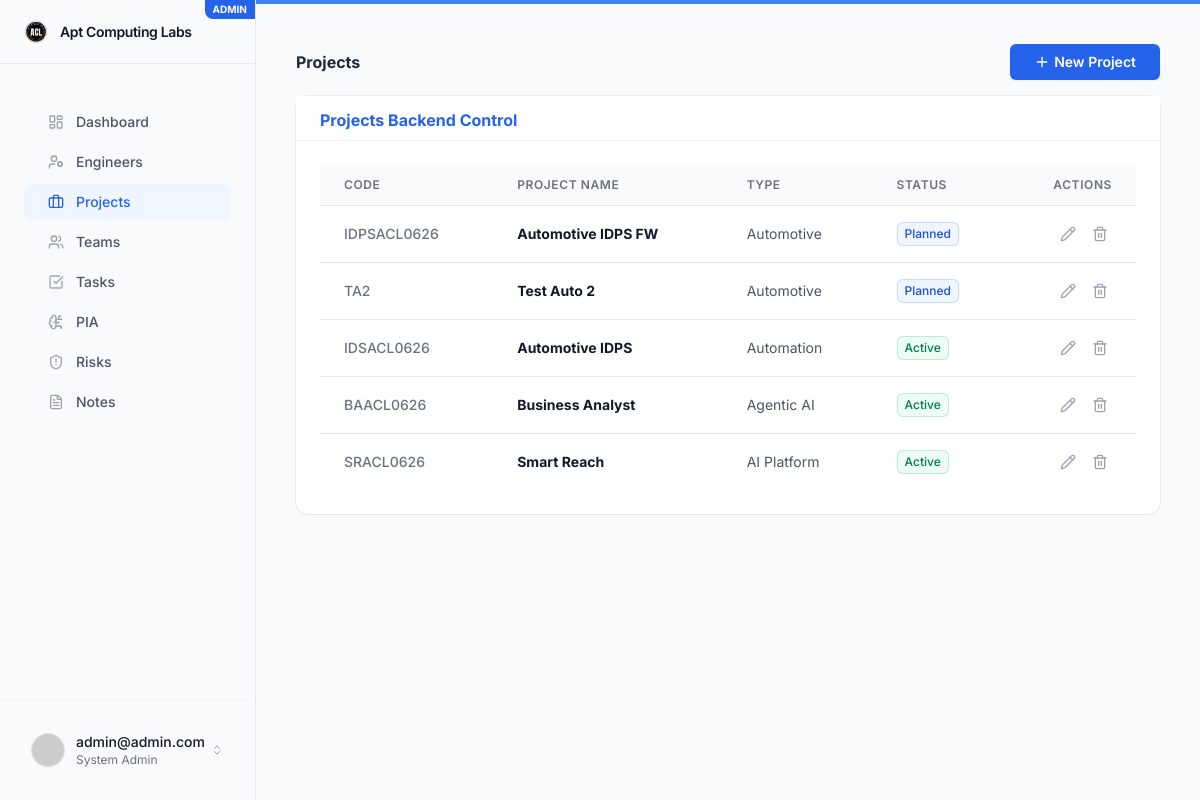
The page /projects/ (signed in) on the database as committed earlier.
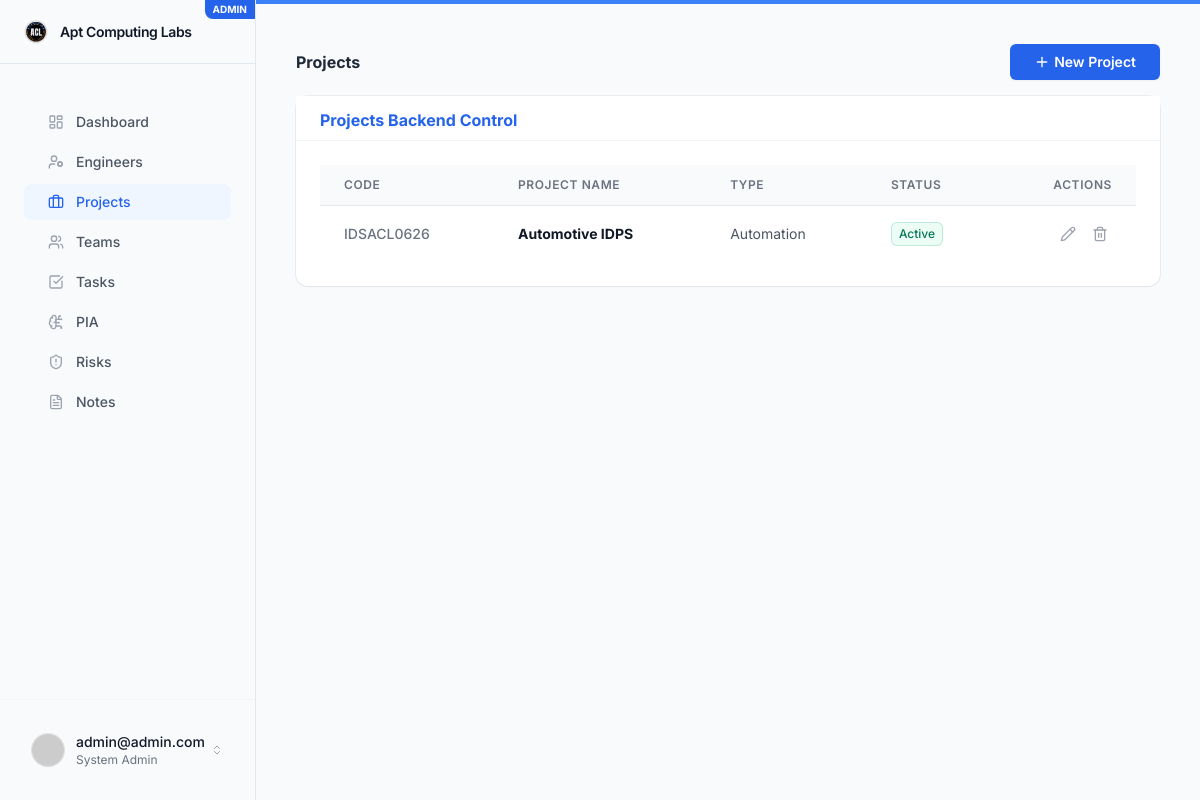
The same page on the database as committed later.
### projects/models.py (models this page shows, shortened)
class Project(BaseModel):
    PROJECT_TYPES = [
        ('AUTOMATION', 'Automation'),
        ('PRODUCT', 'Product Development'),
        ('SECURITY', 'Cyber Security'),
        ('AI', 'AI Platform'),
        ('RESEARCH', 'Research'),
        ('INTERNAL', 'Internal'),
        ('AGENTIC_AI', 'Agentic AI'),
        ('AUTOMOTIVE', 'Automotive'),
    ]
    STATUS_CHOICES = [
        ('PLANNED', 'Planned'),
        ('ACTIVE', 'Active'),
        ('ON_HOLD', 'On Hold'),
        ('COMPLETED', 'Completed'),
        ('CANCELLED', 'Cancelled'),
    ]
    PRIORITY_CHOICES = [
        ('CRITICAL', 'Critical'),
        ('HIGH', 'High'),
        ('MEDIUM', 'Medium'),
        ('LOW', 'Low'),
    ]
    name = models.CharField(max_length=255)
    code = models.CharField(max_length=50, unique=True)
    description = models.TextField(blank=True)
    client = models.CharField(max_length=255, blank=True)
    category = models.CharField(max_length=100, blank=True)
    project_type = models.CharField(max_length=20, choices=PROJECT_TYPES)
    start_date = models.DateField(null=True, blank=True)
    end_date = models.DateField(null=True, blank=True)
    status = models.CharField(max_length=20, choices=STATUS_CHOICES, default='PLANNED')
    priority = models.CharField(max_length=20, choices=PRIORITY_CHOICES, default='MEDIUM')
    budget = models.DecimalField(max_digits=12, decimal_places=2, null=True, blank=True)
    github_url = models.URLField(blank=True, null=True, help_text="Link to GitHub repository")
    gdrive_url = models.URLField(blank=True, null=True, help_text="Link to Google Drive folder (containing Requirement, Design, Implementation, Testing, Deployment)")
    owner = models.ForeignKey(settings.AUTH_USER_MODEL, on_delete=models.SET_NULL, null=True, related_name='owned_projects')
    team = models.ForeignKey('teams.Team', on_delete=models.SET_NULL, null=True, blank=True, related_name='projects')
    attachments = GenericRelation('core.Attachment')
    def __init__(self, *args, **kwargs):
        super().__init__(*args, **kwargs)
        self._original_state = self._get_current_state()
    def _get_current_state(self):
        return {
            'name': self.__dict__.get('name'),
            'status': self.__dict__.get('status'),
            'priority': self.__dict__.get('priority'),
            'owner_id': self.__dict__.get('owner_id'),
            'budget': self.__dict__.get('budget'),
            'start_date': self.__dict__.get('start_date'),
            'end_date': self.__dict__.get('end_date'),
        }

### projects/views.py (the view)
# urls.py: path('', views.project_list, name='project_list'),
@login_required
def project_list(request):
    user = request.user
    if user.is_superuser or user.is_staff:
        projects = Project.objects.all()
    elif user.roles.filter(name='Project Manager').exists():
        projects = Project.objects.filter(owner=user)
    elif user.roles.filter(name='Architect').exists():
        projects = Project.objects.filter(
            Q(tasks__assignee=user) |
            Q(team__members__user=user)
        ).distinct()
    else:
        projects = Project.objects.filter(
            Q(tasks__assignee=user) |
            Q(team__members__user=user)
        ).distinct()
    projects = projects.order_by('-created_at')
    return render(request, 'projects/list.html', {'projects': projects})

### ai_assistant/permissions.py (called while the page is built)
def is_pia_system_admin(user):
    if not user.is_authenticated:
        return False
    if user.is_staff or user.is_superuser:
        return True
    return user.roles.filter(name='System Admin').exists()

### ai_assistant/templatetags/pia_permissions.py (called while the page is built)
@register.filter
def is_pia_system_admin_user(user):
    return is_pia_system_admin(user)

### templates/projects/list.html (shortened to what this page needs)
{% extends 'base.html' %}
{% block content %}
<div class="flex justify-between items-center mb-4">
    <h2 class="h3 mb-0 text-gray-800 font-bold">Projects</h2>
    {% if request.user.is_staff or request.user.is_superuser %}
    <a href="{% url 'project_create' %}" class="inline-flex items-center justify-center rounded-md bg-brand-600 px-6 py-2 text-sm font-semibold text-white shadow-soft hover:bg-brand-500 focus:outline-none focus:ring-2 focus:ring-brand-500 focus:ring-offset-2 transition-colors btn-sm"><i data-lucide="plus" class="w-4 h-4 mr-1"></i> New Project</a>
    {% endif %}
</div>
{% if request.user.is_staff or request.user.is_superuser %}
    <div class="bg-white shadow-soft ring-1 ring-gray-900/5 rounded-xl shadow-soft border-none mb-4">
        <div class="border-b border-gray-100 px-6 py-4 bg-white pt-3 pb-2 flex justify-between items-center border-bottom-0">
            <h6 class="m-0 font-bold text-brand-600">Projects Backend Control</h6>
        </div>
        <div class="p-6 p-0">
        <div class="overflow-x-auto">
            <table class="min-w-full divide-y divide-gray-200">
                <thead class="bg-gray-50">
                    <tr>
                        <th scope="col" class="px-6 py-3 text-left text-xs font-semibold text-gray-500 uppercase tracking-wider">Code</th>
                        <th scope="col" class="px-6 py-3 text-left text-xs font-semibold text-gray-500 uppercase tracking-wider">Project Name</th>
                        <th scope="col" class="px-6 py-3 text-left text-xs font-semibold text-gray-500 uppercase tracking-wider">Type</th>
                        <th scope="col" class="px-6 py-3 text-left text-xs font-semibold text-gray-500 uppercase tracking-wider">Status</th>
                        <th scope="col" class="px-6 py-3 text-right text-xs font-semibold text-gray-500 uppercase tracking-wider">Actions</th>
                    </tr>
                </thead>
                <tbody class="bg-white divide-y divide-gray-200">
                    {% for project in projects %}
                    <tr class="hover:bg-brand-50/50 transition-colors">
                        <td class="px-6 py-4 whitespace-nowrap text-sm font-medium text-gray-500">{{ project.code }}</td>
                        <td class="px-6 py-4 whitespace-nowrap text-sm font-bold text-gray-900">{{ project.name }}</td>
                        <td class="px-6 py-4 whitespace-nowrap text-sm text-gray-600">{{ project.get_project_type_display }}</td>
                        <td class="px-6 py-4 whitespace-nowrap text-sm">
                            <span class="inline-flex items-center rounded-md px-2 py-1 text-xs font-medium ring-1 ring-inset {% if project.status == 'ACTIVE' %}bg-emerald-50 text-emerald-700 ring-emerald-600/20{% elif project.status == 'PLANNED' %}bg-brand-50 text-brand-700 ring-brand-600/20{% else %}bg-gray-50 text-gray-600 ring-gray-500/10{% endif %}">
                                {{ project.get_status_display }}
                            </span>
                        </td>
                        <td class="px-6 py-4 whitespace-nowrap text-right text-sm font-medium">
                            <div class="flex justify-end gap-2">
                                <a href="{% url 'project_update' project.pk %}" class="text-gray-400 hover:text-brand-600 transition-colors p-1" title="Edit Project"><i data-lucide="pencil" class="w-4 h-4"></i></a>
                                <a href="{% url 'project_delete' project.pk %}" class="text-gray-400 hover:text-red-600 transition-colors p-1 inline-block" title="Delete Project"><i data-lucide="trash-2" class="w-4 h-4"></i></a>
                            </div>
                        </td>
                    </tr>
                    {% empty %}
                    <tr><td colspan="5" class="px-6 py-12 text-center text-sm text-gray-500 font-medium">No projects available.</td></tr>
                    {% endfor %}
                </tbody>
            </table>
        </div>
        </div>
    </div>
{% endif %}
{% endblock %}

Rows that differ between the two databases and show on the page:
removed Project: code "IDPSACL0626", name "Automotive IDPS FW", project_type "Automotive", status "Planned"
removed Project: code "TA2", name "Test Auto 2", project_type "Automotive", status "Planned"
removed Project: code "BAACL0626", name "Business Analyst", project_type "Agentic AI", status "Active"
removed Project: code "SRACL0626", name "Smart Reach", project_type "AI Platform", status "Active"
